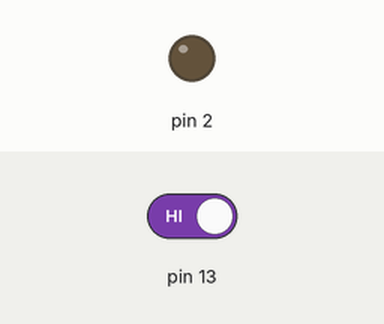
Simulated run of this sketch. Board: Arduino Uno, built with avr-gcc and run on an emulated ATmega328P. On the bench: output pins drawn as LEDs (lit = HIGH). Inputs (shaded band) come from the test bench; at power-on: pin 13 HIGH.

Above: at 1.2 s.
1.3 s: pin 13 driven LOW
At 1.9 s:
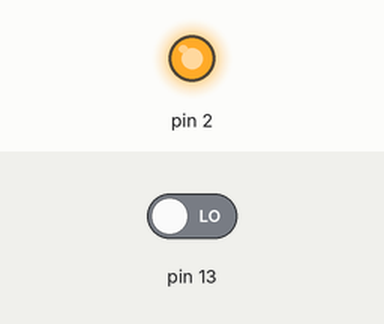
3.0 s: pin 13 driven HIGH
At 4.4 s:
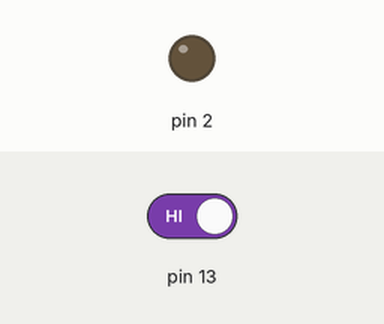
Timing chart, 0 to 6.0 s (numbered marks = the images above; inputs shaded):
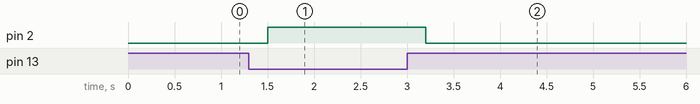

Measured:
- after the input at 1.3 s, pin 2: LOW → HIGH after 0.20 s
- after the input at 3.0 s, pin 2: HIGH → LOW after 0.20 s

The sketch:

_2_2.ino
```cpp
void setup() {
  // put your setup code here, to run once:
  pinMode(13, INPUT);
  pinMode(2,OUTPUT);
}

void loop() {
  #define Max_Value 255
  #define Min_Value 0

  // put your main code here, to run repeatedly:
  static int LightAmount = 0;
  if(digitalRead(13) == 0 && LightAmount < Max_Value){
    LightAmount += 51;
  }
  else if(digitalRead(13) == 1 && LightAmount > Min_Value){
    LightAmount -= 51;
  }
  analogWrite(2,LightAmount);
  delay(100);
}
```
